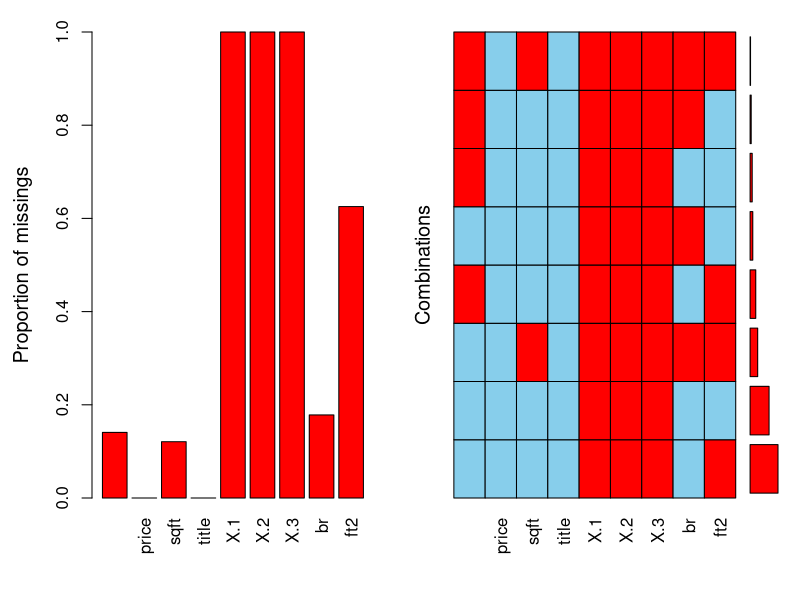
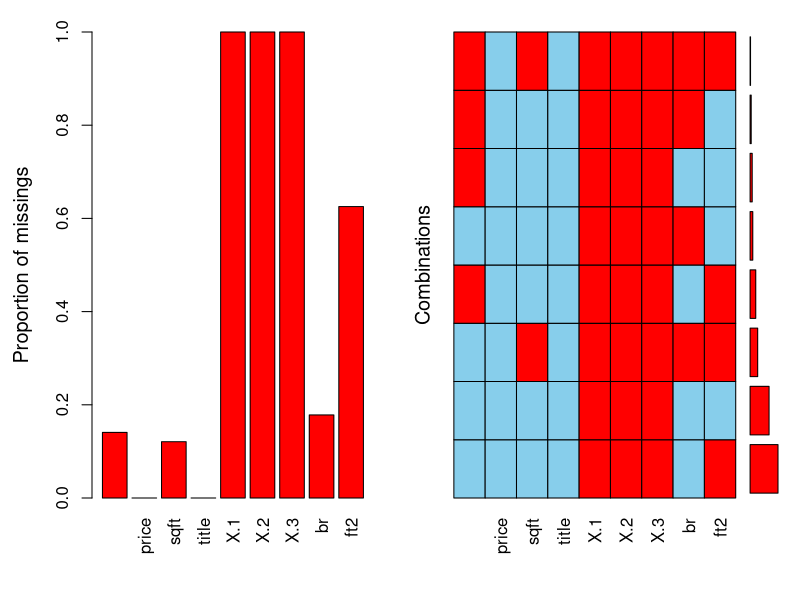
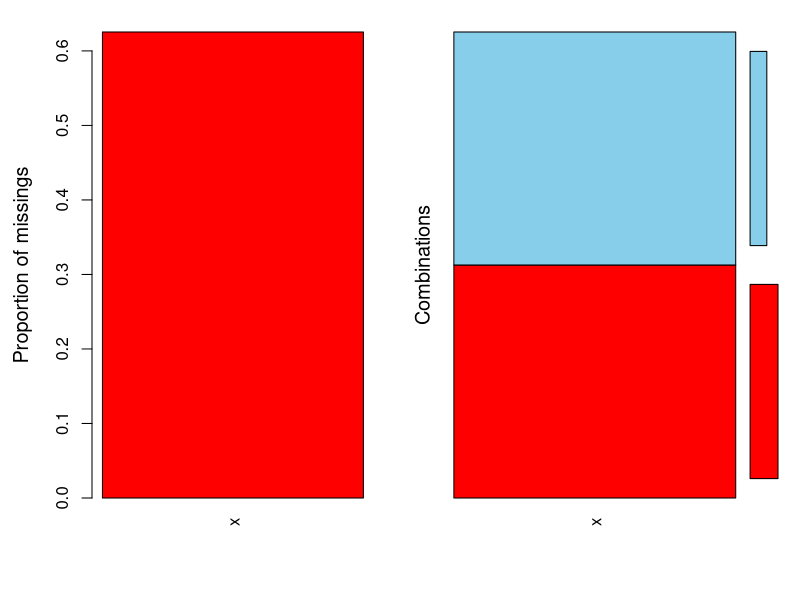
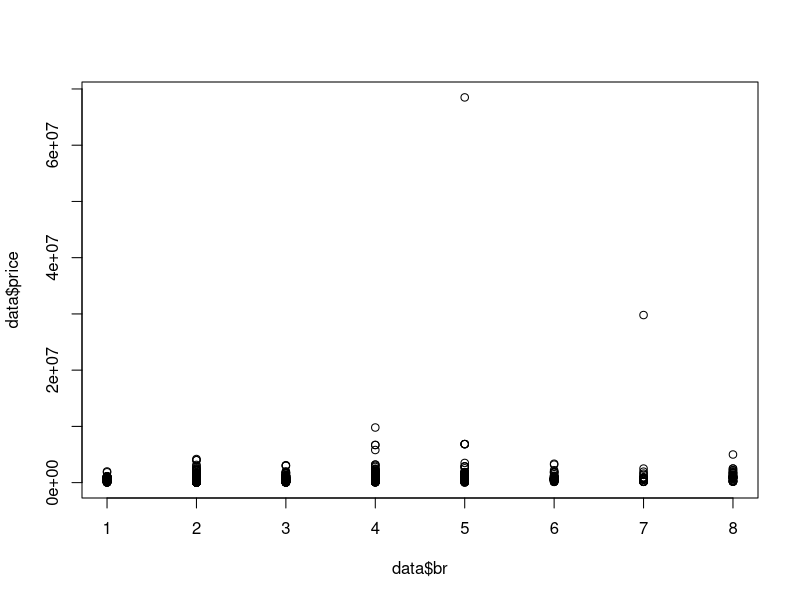
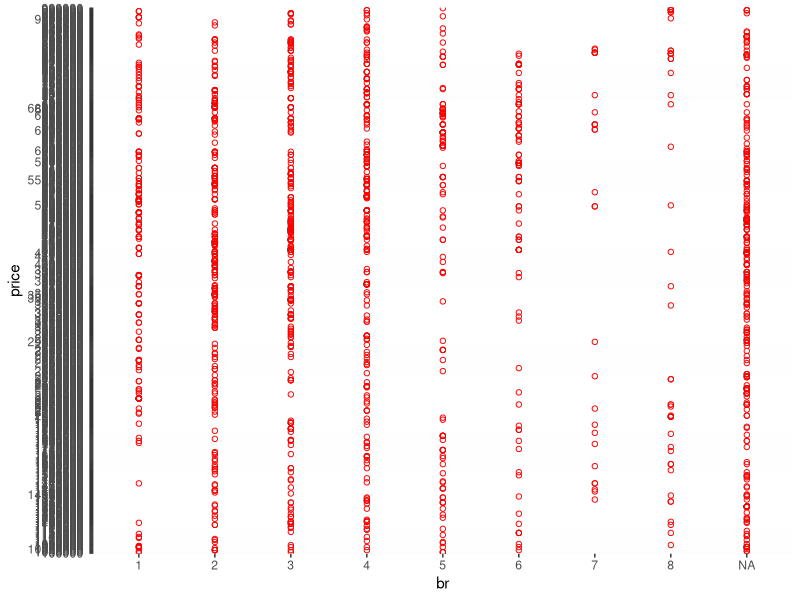

These figures' R source, in order: (Note: this script raises an error after producing the figures.)
library(dplyr)
data = read.csv("craigslist_data_new.csv")
head(data)
summary(data)
data = mutate_each(data, funs(toupper))
data$price = gsub(",","",gsub("\\$","", data$price))
data$br = 0

data$neighborhoods = gsub(".+INWOOD.+", "INWOOD", data$neighborhoods)
data$neighborhoods = gsub(".+ALLERTON.+", "ALLERTON", data$neighborhoods)
data$neighborhoods = gsub(".+BAYCHESTER.+", "BAYCHESTER", data$neighborhoods)
data$neighborhoods = gsub(".+STUY.+", "BEDSTUY", data$neighborhoods)
data$neighborhoods = gsub(".+BRIARWOOD.+", "BRIARWOOD", data$neighborhoods)
data$neighborhoods = gsub(".+BRONX.+", "BRONX", data$neighborhoods)
data$neighborhoods = gsub(".+CAMBRIA.+", "CAMBRIA HEIGHTS", data$neighborhoods)
data$neighborhoods = gsub(".+CANARSIE.+", "CANARSIE", data$neighborhoods)
data$neighborhoods = gsub(".+STAMFORD.+", "STAMFORD", data$neighborhoods)
data$neighborhoods = gsub(".+HARLEM.+", "HARLEM", data$neighborhoods)
data$neighborhoods = gsub(".+JAMAICA.+", "JAMAICA", data$neighborhoods)
data$neighborhoods = gsub(".+KEW.+", "KEW GARDENS", data$neighborhoods)
data$neighborhoods = gsub(".+MANHATTAN.+", "MANHATTAN", data$neighborhoods)
data$neighborhoods = gsub(".+PARK SLOPE.+", "PARK SLOPE", data$neighborhoods)
data$neighborhoods = gsub(".+REGO PARK.+", "REGO PARK", data$neighborhoods)
data$neighborhoods = gsub(".+ROCHEDALE.+", "ROCHEDALE", data$neighborhoods)

sort(table(data$neighborhoods),decreasing=TRUE)[1:50]


summary(data)
data$X = NULL

head(data)

data6 = data

regexMatch <- function(pattern,x) {
  result <- character(0)
    for(y in x) {
      fields <- unlist(strsplit(y, '[[:space:]]+'))
      match <- ifelse(length(grepl(pattern, fields)) >0,
                      fields[grepl(pattern, fields)],
                      NA)
      result <- c(result, match)
    }
    result
}

data$br = regexMatch('BR', data$sqft)

data$ft2 = regexMatch('FT2', data$sqft)

data$br = gsub("BR","", data$br)
data$ft2 = gsub("FT2","",data$ft2)

data = data[!(is.na(data$price)),] 

sum(is.na(data$title))

library(VIM)
data$X.4 = NULL
aggr(data)
missing = aggr(data)
missingft = aggr(data$ft2)
summary (missing)

library(ggplot2)
plot(data$br, data$price)
g = ggplot(data = data, aes(x = br, y = price))
g + geom_point(shape=1, color="red") + geom_smooth(method = lm)
plot(data_complete$br, data_complete$price)
g = ggplot(data = data_complete, aes(x = br, y = price))
g + geom_point(shape=1, color="red") + geom_smooth(method = lm)

plot(data$ft2, data$price)
g = ggplot(data = data, aes(x = ft2, y = price))
g + geom_point(shape=1, color="red") + geom_smooth(method = lm)
plot(data_complete$ft2, data_complete$price)
g = ggplot(data = data_complete, aes(x = ft2, y = price))
g + geom_point(shape=1, color="red") + geom_smooth(method = lm)

plot(data1_complete$ft2, data1_complete$price)
g = ggplot(data = data1_complete, aes(x = ft2, y = price))
g + geom_point(shape=1, color="red") + geom_smooth(method = lm)

plot(data$br, data1ft2)
plot(data1_hist$RPSF, data1_hist$price)
g = ggplot(data = data1_hist, aes(x = RPSF, y = price))
g + geom_point(shape=1, color="red") + geom_smooth(method = lm)

data$neighborhoods = as.factor(data$neighborhoods)

model0 = lm(price ~neighborhoods, data=data)
summary(model0)
model1 = lm(ft2 ~ br, data=data)
summary(model1)
plot(model1)
model2 = lm(price ~ br + ft2, data=data)
summary(model2)
plot(model2)
model3 = lm(price ~ ft2, data=data)
summary(model3)
plot(model3)
model4 = lm(price ~ ft2 + neighborhoods, data=data)
summary(model4)
model5 = lm(price ~ ft2 + neighborhoods + br, data=data)
summary(model5)
plot (model5)
plot(data1$price, data1$ft2)


data$RPSF = (data$price) / (data$ft2)
data$RPSFT
as.numeric(data$price)
data$ft2 = as.numeric(data$ft2)


data$price = as.integer(data$price)

data1

plot(data1)
data1$neighborhoods = as.factor(data1$neighborhoods)

data_complete = data[!(is.na(data$ft2)),]

data1_hist = data1[!(is.na(data$ft2)),]

data$RPSF = data$price / data$ft2 

data$price = as.numeric(data$price)
data$ft2 = as.numeric(data$ft2)

as.numeric(data1_hist$price)
data1_hist$ft2 = as.numeric(data1_hist$ft2)

length(unique(data1_hist$neighborhoods))


data1_hist

datastats = data[!(is.na(data$neighborhoods)),]

d1=
datastats %>% 
  group_by(neighborhoods) %>% 
  summarise_each(funs(mean),RPSF)

d2=
  datastats %>% 
  group_by(neighborhoods) %>% 
  summarise_each(funs(mean),ft2)

d3=
  datastats %>% 
  group_by(neighborhoods) %>% 
  summarise_each(funs(mean),price)

datastats %>%
  group_by(neighborhoods) %>%
  (summarise(max(ft2)))
